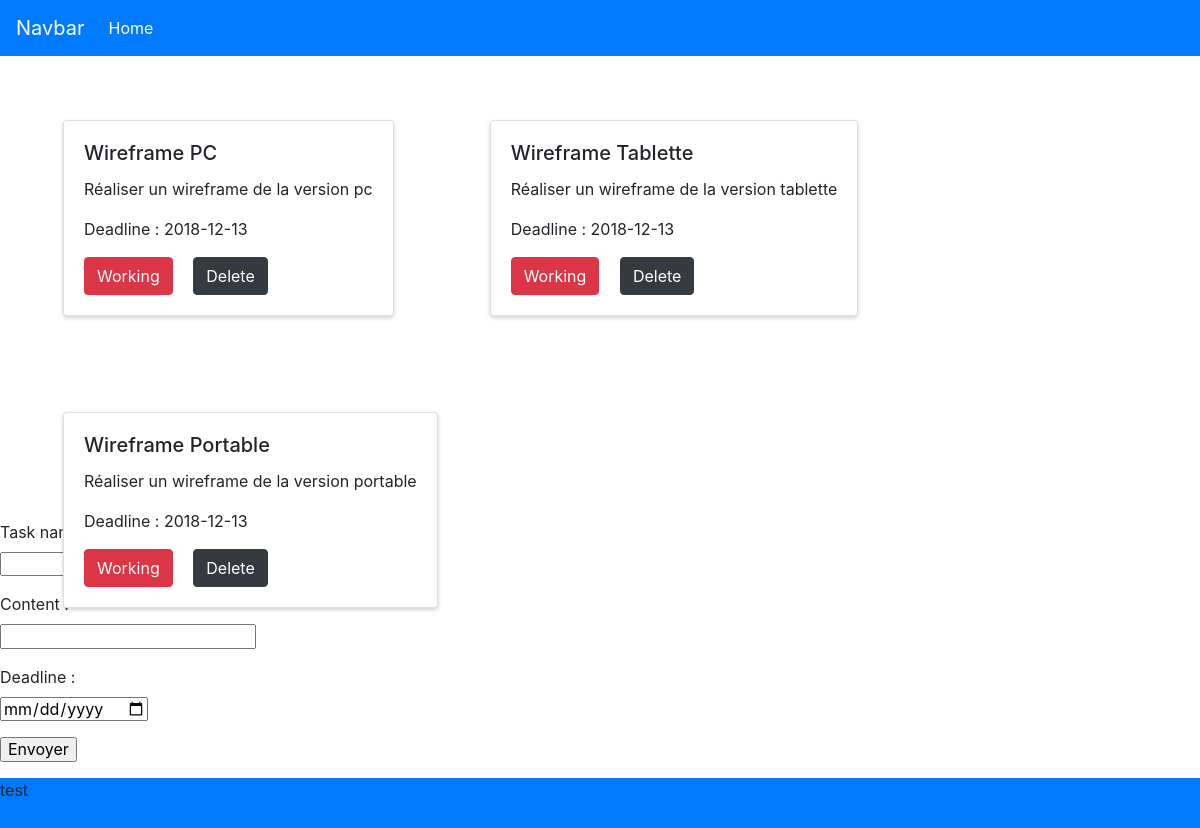
/list.php?page=list&id=7, run on the app's committed database.
### tables this page shows
CREATE TABLE `task` (
  `id` int(11) NOT NULL,
  `name` varchar(255) NOT NULL,
  `content` text NOT NULL,
  `deadline` date NOT NULL,
  `list_id` int(11) NOT NULL,
  `finished` tinyint(1) NOT NULL
);

### list.php (the view, shortened to what this page needs)
<?php
require('header.php');
require('bdd.php'); ?>
<div class="container-fluid mt-3 mb-5">
  <div class="row m-0 p-0">
<?php $reponse = $bdd->query('SELECT task.id, task.name, task.finished, content, deadline, list_id FROM task WHERE task.list_id = ' . $_GET['id']);
  $donnees = $reponse->fetchAll();
    foreach ($donnees as $key => $task) { ?>
          <div class="card m-5">
            <div class="card-body">
              <h5 class="card-title"><?= $task['name']; ?></h5>
              <div class="d-flex flex-column card-text">
                <p class="content"><?= $task['content']; ?></p>
                <p class="deadline">Deadline : <?= $task['deadline']; ?></p>
              </div>
              <div>
                <form class="d-inline" method="post" action="validTask.php?id=<?= $task['id'] ?>&list_id=<?= $_GET['id'] ?>">
                    <?php if ($task['finished'] == true) { ?>
                        <input name="finished" type="hidden" value="0">
                        <input name="submit" id="btn-valid" class="btn btn-success" type="submit" value="Finished">
                    <?php } else { ?>
                        <input name="submit" id="btn-reset" class="btn btn-danger" type="submit" value="Working">
                    <?php } ?>
                </form>
                <a class="btn btn-dark text-white ml-3" href="deletTask.php?id=<?= $task['id'] ?>&list_id=<?= $_GET['id'] ?>">Delete</a>
              </div>
            </div>
          </div>
    <?php } ?>
  </div>
</div>
<form method="post" action="addTask.php?id=<?= $_GET['id'] ?>" class="mb-3 mt-3">
  <p>
    <label for="name_task">Task name : </label><br>
  </p>
    <p>
    <label for="content">Content : </label><br>
    <input type="text" name="content" id="content" required/>
  </p>
    <p>
    <label for="deadline">Deadline : </label> <br>
    <input type="date" name="deadline" id="deadline" required/>
  </p>
    <input type="submit" value="Envoyer" />
</form>
<?php require('footer.php'); ?>

### css/main.css (style rules this page uses)
html { color: #222; font-size: 1em; line-height: 1.4; }
.container-fluid { height: 50vh; display: flex; flex-direction: column; }
.row { flex-grow: 1; }
.card { box-shadow: 0px 2px 4px rgba(0, 0, 0, 0.18); display: flex; flex-direction: column; }
.card-text { display: flex; flex-grow: 1; }

### data on the page
task: name "Wireframe PC", content "Réaliser un wireframe de la version pc", deadline "2018-12-13"
task: name "Wireframe Tablette", content "Réaliser un wireframe de la version tablette", deadline "2018-12-13"
task: name "Wireframe Portable", content "Réaliser un wireframe de la version portable", deadline "2018-12-13"
